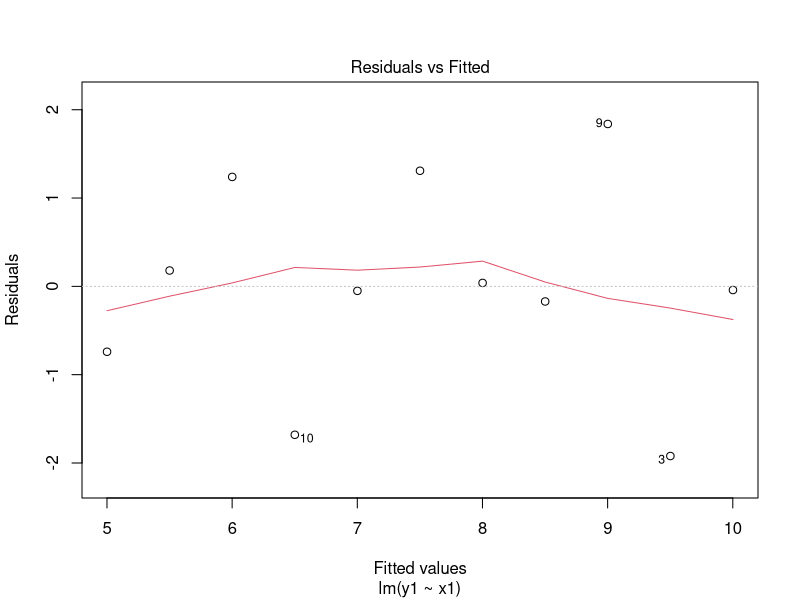
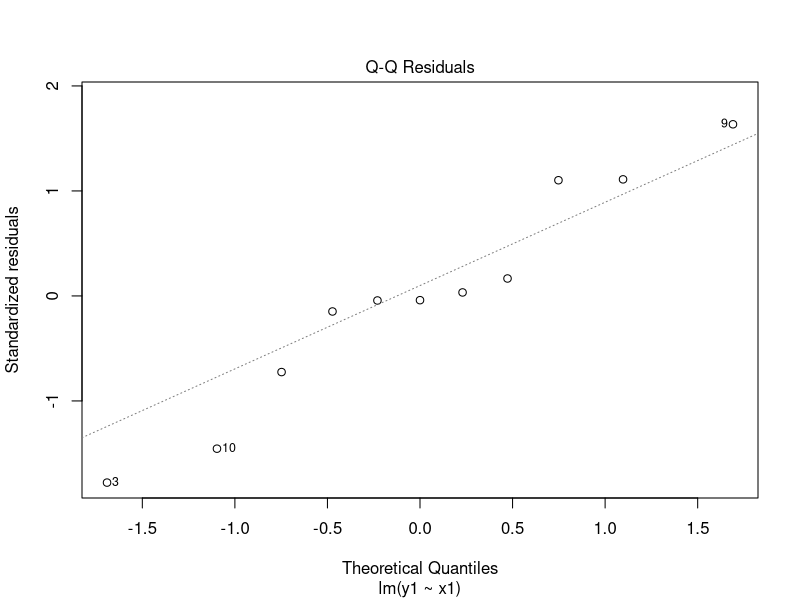
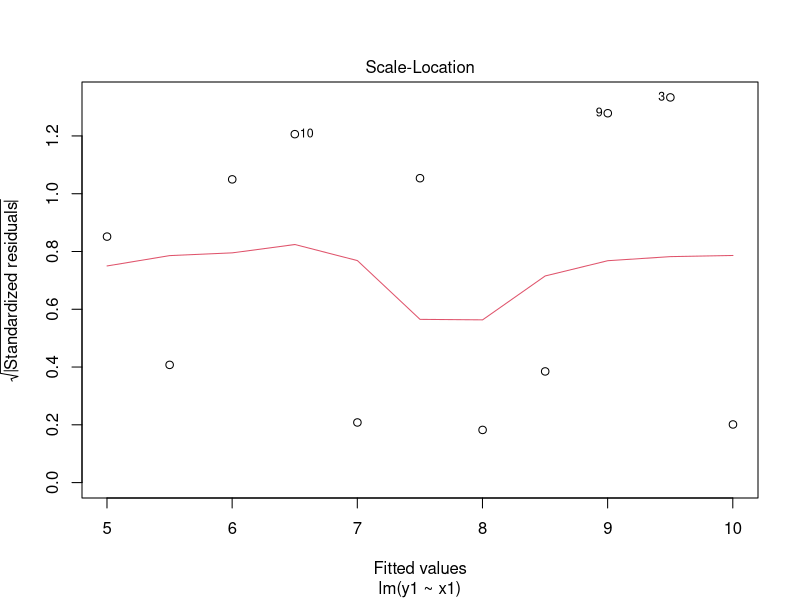
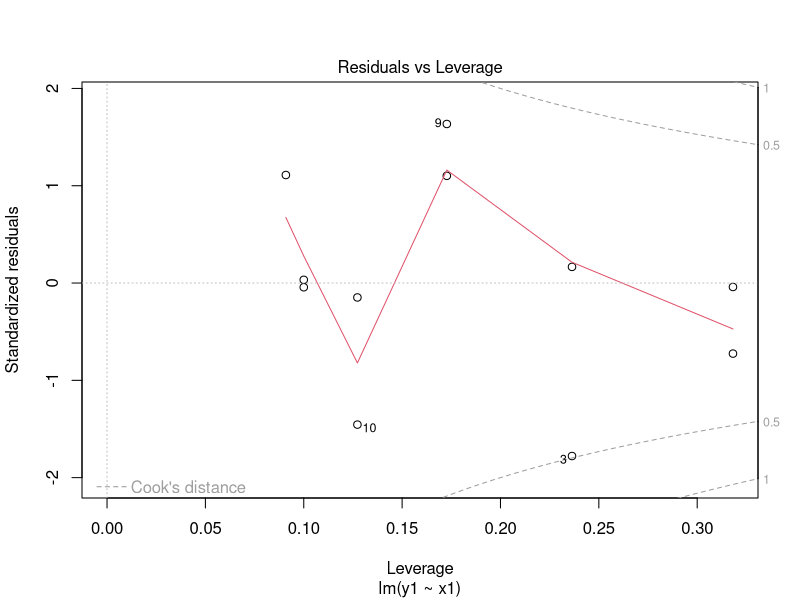
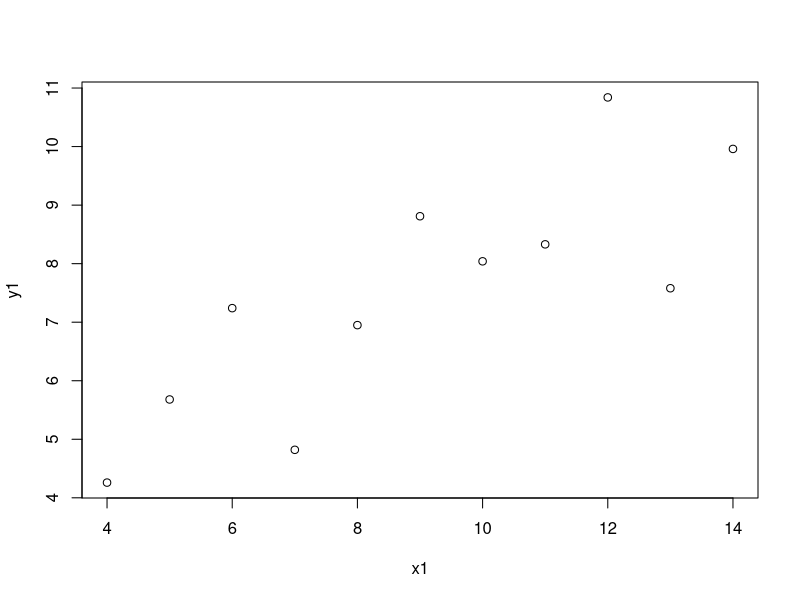
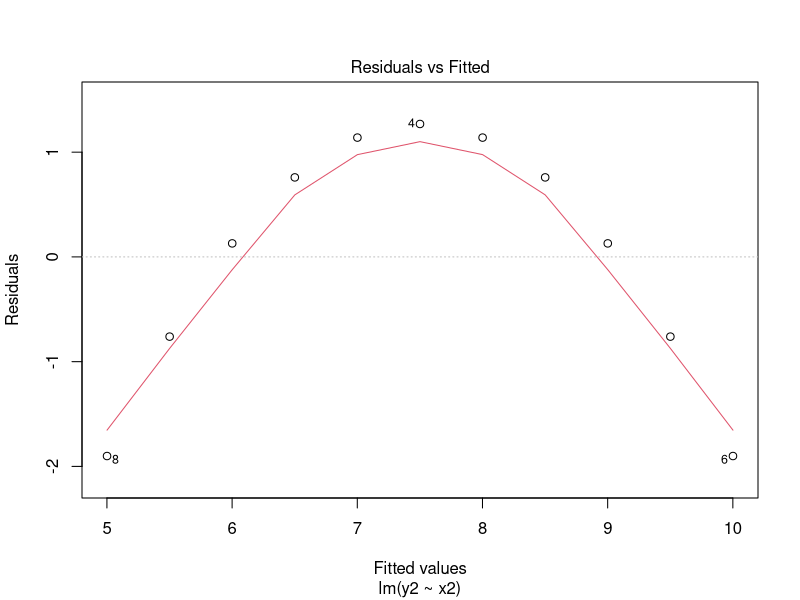
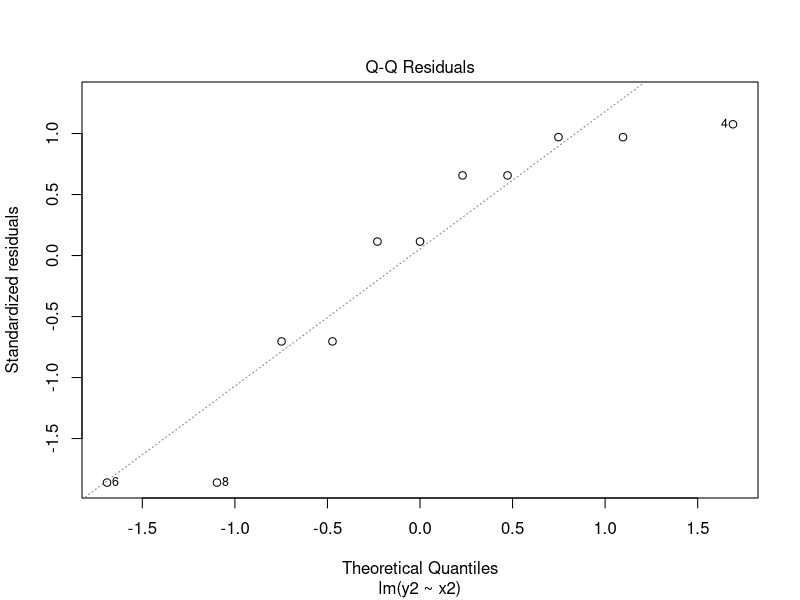
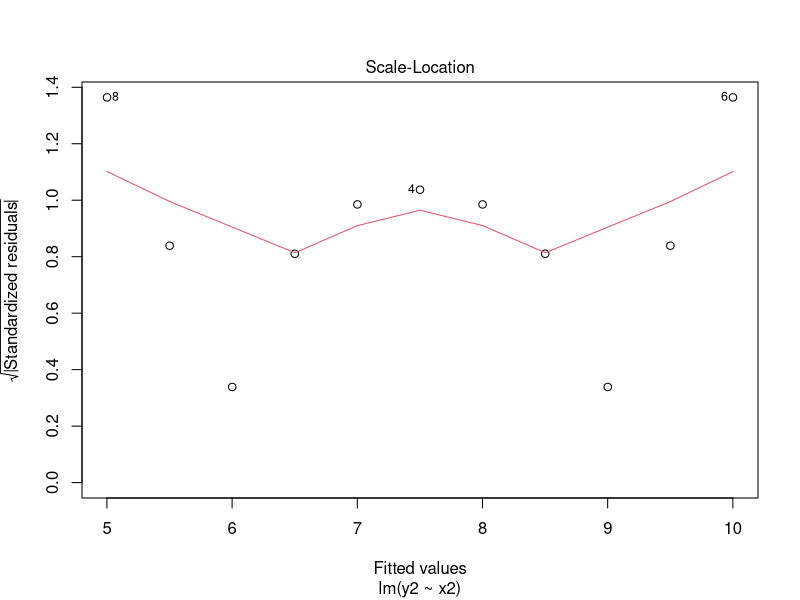

Reproduce these figures in R, in order.
data("anscombe")
View(anscombe)
mod1 = lm(y1~x1,data=anscombe)
mod2 = lm(y2~x2,data=anscombe)
mod3 = lm(y3~x3,data=anscombe)
mod4 = lm(y4~x4,data=anscombe)
summary(mod1)
# Y1 = 3 + 0.5X1, R^2 = 0.67
summary(mod2)
# Y2 = 3 + 0.5X2, R^2 = 0.67
summary(mod3)
# Y3 = 3 + 0.5X3, R^2 = 0.67
plot(mod1)
attach(anscombe)
plot(x1,y1)
plot(mod2)
plot(x2,y2)
plot(mod3)
plot(x3,y3)
plot(mod4)
plot(x4,y4) # Influential observation
